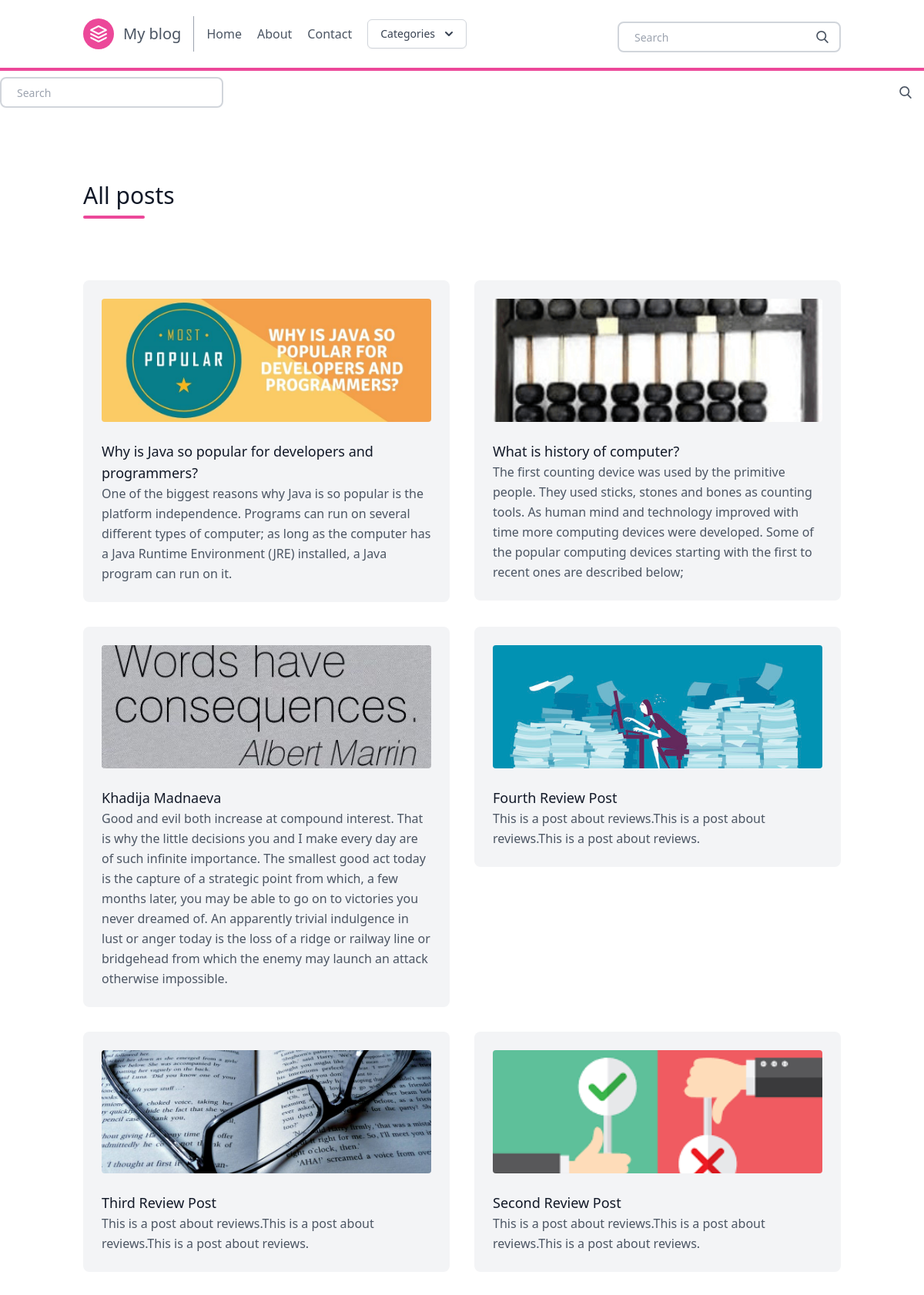
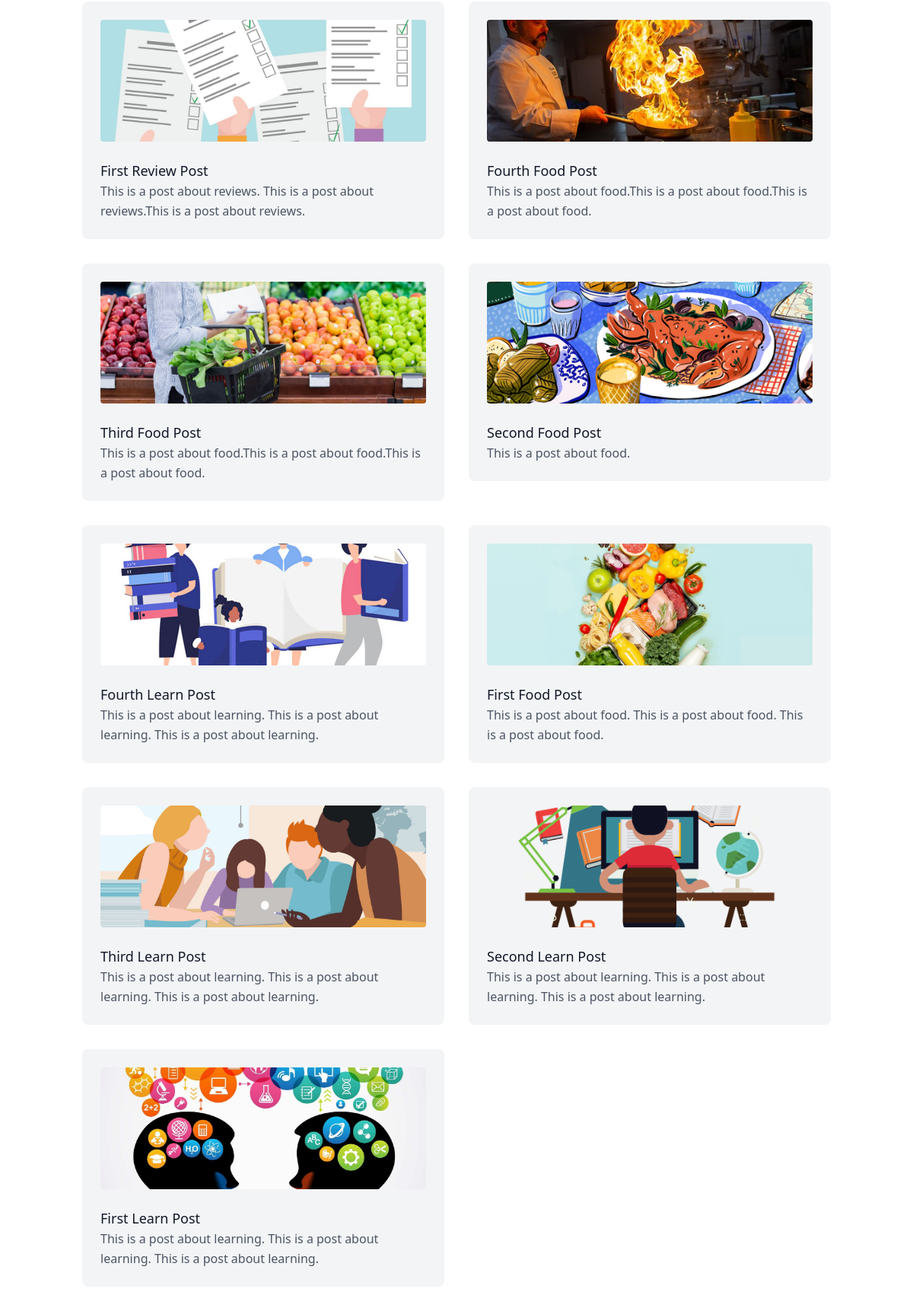
/posts/ (upper part), run on the app's committed database (2 pictures, top to bottom).
### posts/models.py (models this page shows, shortened)
class Post(models.Model):
    title = models.CharField(max_length=100)
    slug = models.SlugField()
    overview = models.TextField()
    timestamp = models.DateTimeField(auto_now_add=True)
    content = models.TextField()
    author = models.ForeignKey(Author, on_delete=models.CASCADE)
    thumbnail = models.ImageField()
    categories = models.ManyToManyField(Category)
    featured = models.BooleanField()

### posts/views.py (the view)
# urls.py: path('posts/', allposts, name='allposts'),
def allposts(request):
    posts = Post.objects.order_by('-timestamp')
    context = {
        'posts': posts,
    }
    return render(request, 'all_posts.html', context)

### posts/templatetags/markdown_extras.py (called while the page is built)
@register.simple_tag
def get_categories():
    return Category.objects.all()

### templates/all_posts.html (shortened to what this page needs)
{% extends 'base.html' %}
{% block content %}
<section class="text-gray-600 body-font">
    <div class="container px-5 py-24 mx-auto">
      <div class="flex flex-wrap w-full mb-20">
        <div class="lg:w-1/2 w-full mb-6 lg:mb-0">
          <h1 class="sm:text-3xl text-2xl font-medium title-font mb-2 text-gray-900">
            All posts </h1>
          <div class="h-1 w-20 bg-pink-500 rounded"></div>
        </div>
      </div>
      <div class="flex flex-wrap -m-4">
       {% for post in posts %}
        <div class="xl:w-1/4 md:w-1/2 p-4">
          <div class="bg-gray-100 p-6 rounded-lg">
            <img class="h-40 rounded w-full object-cover object-center mb-6" src="{{ post.thumbnail.url }}" alt="content">
            <a href="{% url 'post' post.slug %}" h2 class="text-lg text-gray-900 font-medium title-font mb-4">
              {{ post.title }}</a>
            <p class="leading-relaxed text-base">
              {{ post.overview }}</p>
          </div>
        </div>
       {% endfor %}
      </div>
    </div>
</section>
{% endblock content %}

### data on the page
Post: thumbnail (picture), title "Why is Java so popular for developers and programmers?", overview "One of the biggest reasons why Java is so popular is the platform independence. Programs can run on several different types of computer; as long as the computer has a Java Runtime Environment (JRE) installed, a Java program can run on it."
Post: thumbnail (picture), title "What is history of computer?", overview "The first counting device was used by the primitive people. They used sticks, stones and bones as counting tools. As human mind and technology improved with time more computing devices were developed. Some of the popular computing devices starting with the first to recent ones are described below;"
Post: thumbnail (picture), title "Khadija Madnaeva", overview "Good and evil both increase at compound interest. That is why the little decisions you and I make every day are of such infinite importance. The smallest good act today is the capture of a strategic point from which, a few months later, you may be able to go on to victories you never dreamed of. An apparently trivial indulgence in lust or anger today is the loss of a ridge or railway line or bridgehead from which the enemy may launch an attack otherwise impossible."
Post: thumbnail (picture), title "Fourth Review Post", overview "This is a post about reviews.This is a post about reviews.This is a post about reviews."
Post: thumbnail (picture), title "Third Review Post", overview "This is a post about reviews.This is a post about reviews.This is a post about reviews."
Post: thumbnail (picture), title "Second Review Post", overview "This is a post about reviews.This is a post about reviews.This is a post about reviews."
Post: thumbnail (picture), title "First Review Post", overview "This is a post about reviews. This is a post about reviews.This is a post about reviews."
Post: thumbnail (picture), title "Fourth Food Post", overview "This is a post about food.This is a post about food.This is a post about food."
Post: thumbnail (picture), title "Third Food Post", overview "This is a post about food.This is a post about food.This is a post about food."
Post: thumbnail (picture), title "Second Food Post", overview "This is a post about food."
Post: thumbnail (picture), title "Fourth Learn Post", overview "This is a post about learning. This is a post about learning. This is a post about learning."
Post: thumbnail (picture), title "First Food Post", overview "This is a post about food. This is a post about food. This is a post about food."
Post: thumbnail (picture), title "Third Learn Post", overview "This is a post about learning. This is a post about learning. This is a post about learning."
Post: thumbnail (picture), title "Second Learn Post", overview "This is a post about learning. This is a post about learning. This is a post about learning."
Post: thumbnail (picture), title "First Learn Post", overview "This is a post about learning. This is a post about learning. This is a post about learning."
